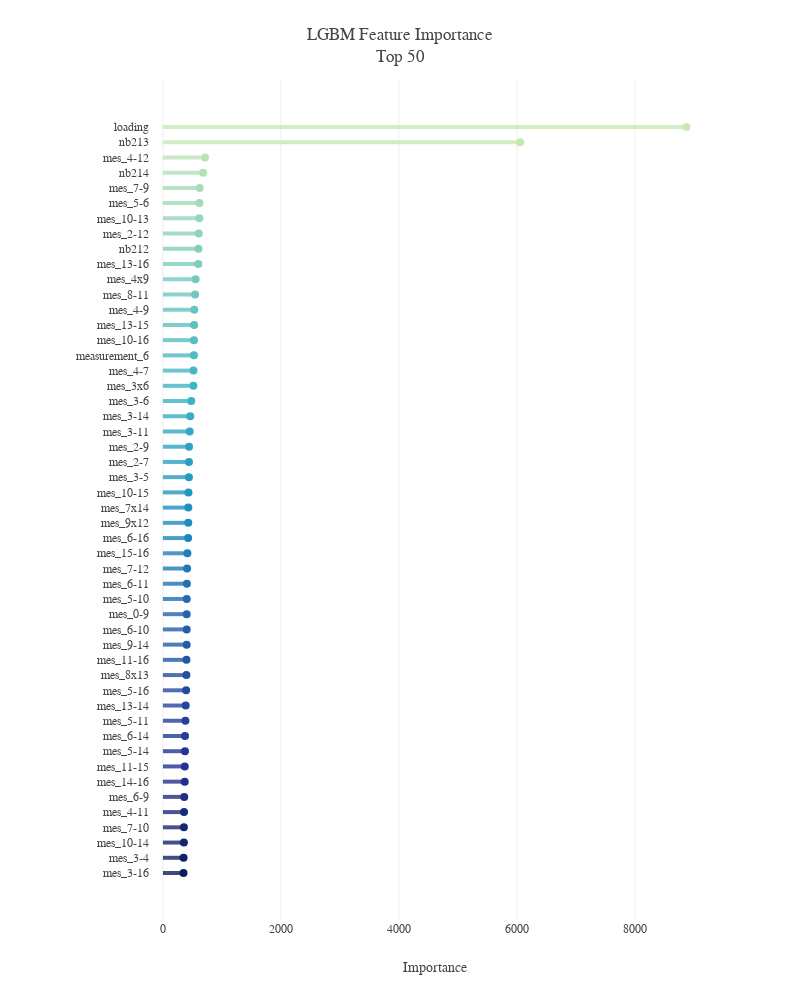

Source (notebook cell):
### Code cell
top = 50

feature_importance_df['avg'] = feature_importance_df.mean(axis=1)
feature_importance_top = feature_importance_df.avg.nlargest(top).sort_values(ascending=True)

pal=sns.color_palette("YlGnBu", 65).as_hex()
fig=go.Figure()
for i in range(len(feature_importance_top.index)):
    fig.add_shape(dict(type="line", y0=i, y1=i, x0=0, x1=feature_importance_top[i],
                       line_color=pal[::-1][i],opacity=0.8,line_width=4))

fig.add_trace(go.Scatter(x=feature_importance_top, y=feature_importance_top.index, mode='markers',
                         marker_color=pal[::-1], marker_size=8,
                         hovertemplate='%{y} Importance = %{x:.0f}<extra></extra>'))

fig.update_layout(template=plotly_template,title=f'LGBM Feature Importance<br>Top {top}',
                  margin=dict(l=150,t=80),
                  xaxis=dict(title='Importance', zeroline=False),
                  yaxis_showgrid=False, height=1000, width=800)
fig.show()

### Figure 1 — Plotly figure (JSON) as saved in the notebook; plotly's stock layout.template omitted (floating-point values rounded to 4 significant figures)
{"data": [{"hovertemplate": "%{y} Importance = %{x:.0f}<extra></extra>", "marker": {"color": ["#0b1f5e", "#0e2265", "#12256d", "#162874", "#192b7c", "#1d2e83", "#21308b", "#243392", "#253795", "#243c98", "#24419a", "#24479d", "#234c9f", "#2351a2", "#2356a4", "#225ca7", "#2260a9", "#2166ac", "#216daf", "#2073b2", "#1f7ab5", "#1f80b8", "#1e86bb", "#1d8dbe", "#1d91c0", "#2296c1", "#269bc1", "#2b9fc2", "#2fa4c2", "#34a9c3", "#39adc3", "#3db2c4", "#40b5c4", "#48b9c3", "#50bbc2", "#57bec1", "#5fc1c0", "#67c4be", "#6fc7bd", "#76cabc", "#7ecdbb", "#85cfba", "#8ed3ba", "#97d6b9", "#a0dab8", "#a9ddb7", "#b2e1b6", "#bbe4b5", "#c4e8b4", "#c9eab4", "#ceecb3", "#d3eeb3", "#d7efb3", "#dcf1b2", "#e1f3b2", "#e6f5b2", "#eaf7b1", "#edf8b2", "#f0f9b7", "#f2fabc", "#f4fbc1", "#f7fcc6", "#f9fdcb", "#fbfdd0", "#fdfed5"], "size": 8}, "mode": "markers", "type": "scatter", "x": [348.8, 350.0, 355.6, 356.3, 358.2, 361.2, 369.5, 370.3, 373.9, 374.7, 381.5, 386.2, 393.1, 397.8, 398.7, 402.3, 402.6, 402.8, 403.8, 406.1, 410.0, 414.8, 427.2, 429.7, 430.5, 433.1, 440.5, 441.6, 442.7, 453.5, 463.2, 479.8, 516.6, 518.0, 526.2, 526.5, 528.8, 532.1, 545.5, 553.7, 599.9, 602.4, 607.7, 617.3, 618.6, 622.8, 683.3, 713.2, 6057.0, 8876.0], "y": ["mes_3-16", "mes_3-4", "mes_10-14", "mes_7-10", "mes_4-11", "mes_6-9", "mes_14-16", "mes_11-15", "mes_5-14", "mes_6-14", "mes_5-11", "mes_13-14", "mes_5-16", "mes_8x13", "mes_11-16", "mes_9-14", "mes_6-10", "mes_0-9", "mes_5-10", "mes_6-11", "mes_7-12", "mes_15-16", "mes_6-16", "mes_9x12", "mes_7x14", "mes_10-15", "mes_3-5", "mes_2-7", "mes_2-9", "mes_3-11", "mes_3-14", "mes_3-6", "mes_3x6", "mes_4-7", "measurement_6", "mes_10-16", "mes_13-15", "mes_4-9", "mes_8-11", "mes_4x9", "mes_13-16", "nb212", "mes_2-12", "mes_10-13", "mes_5-6", "mes_7-9", "nb214", "mes_4-12", "nb213", "loading"]}], "layout": {"height": 1000, "margin": {"l": 150, "t": 80}, "shapes": [{"line": {"color": "#0b1f5e", "width": 4}, "opacity": 0.8, "type": "line", "x0": 0, "x1": 348.8, "y0": 0, "y1": 0}, {"line": {"color": "#0e2265", "width": 4}, "opacity": 0.8, "type": "line", "x0": 0, "x1": 350.0, "y0": 1, "y1": 1}, {"line": {"color": "#12256d", "width": 4}, "opacity": 0.8, "type": "line", "x0": 0, "x1": 355.6, "y0": 2, "y1": 2}, {"line": {"color": "#162874", "width": 4}, "opacity": 0.8, "type": "line", "x0": 0, "x1": 356.3, "y0": 3, "y1": 3}, {"line": {"color": "#192b7c", "width": 4}, "opacity": 0.8, "type": "line", "x0": 0, "x1": 358.2, "y0": 4, "y1": 4}, {"line": {"color": "#1d2e83", "width": 4}, "opacity": 0.8, "type": "line", "x0": 0, "x1": 361.2, "y0": 5, "y1": 5}, {"line": {"color": "#21308b", "width": 4}, "opacity": 0.8, "type": "line", "x0": 0, "x1": 369.5, "y0": 6, "y1": 6}, {"line": {"color": "#243392", "width": 4}, "opacity": 0.8, "type": "line", "x0": 0, "x1": 370.3, "y0": 7, "y1": 7}, {"line": {"color": "#253795", "width": 4}, "opacity": 0.8, "type": "line", "x0": 0, "x1": 373.9, "y0": 8, "y1": 8}, {"line": {"color": "#243c98", "width": 4}, "opacity": 0.8, "type": "line", "x0": 0, "x1": 374.7, "y0": 9, "y1": 9}, {"line": {"color": "#24419a", "width": 4}, "opacity": 0.8, "type": "line", "x0": 0, "x1": 381.5, "y0": 10, "y1": 10}, {"line": {"color": "#24479d", "width": 4}, "opacity": 0.8, "type": "line", "x0": 0, "x1": 386.2, "y0": 11, "y1": 11}, {"line": {"color": "#234c9f", "width": 4}, "opacity": 0.8, "type": "line", "x0": 0, "x1": 393.1, "y0": 12, "y1": 12}, {"line": {"color": "#2351a2", "width": 4}, "opacity": 0.8, "type": "line", "x0": 0, "x1": 397.8, "y0": 13, "y1": 13}, {"line": {"color": "#2356a4", "width": 4}, "opacity": 0.8, "type": "line", "x0": 0, "x1": 398.7, "y0": 14, "y1": 14}, {"line": {"color": "#225ca7", "width": 4}, "opacity": 0.8, "type": "line", "x0": 0, "x1": 402.3, "y0": 15, "y1": 15}, {"line": {"color": "#2260a9", "width": 4}, "opacity": 0.8, "type": "line", "x0": 0, "x1": 402.6, "y0": 16, "y1": 16}, {"line": {"color": "#2166ac", "width": 4}, "opacity": 0.8, "type": "line", "x0": 0, "x1": 402.8, "y0": 17, "y1": 17}, {"line": {"color": "#216daf", "width": 4}, "opacity": 0.8, "type": "line", "x0": 0, "x1": 403.8, "y0": 18, "y1": 18}, {"line": {"color": "#2073b2", "width": 4}, "opacity": 0.8, "type": "line", "x0": 0, "x1": 406.1, "y0": 19, "y1": 19}, {"line": {"color": "#1f7ab5", "width": 4}, "opacity": 0.8, "type": "line", "x0": 0, "x1": 410.0, "y0": 20, "y1": 20}, {"line": {"color": "#1f80b8", "width": 4}, "opacity": 0.8, "type": "line", "x0": 0, "x1": 414.8, "y0": 21, "y1": 21}, {"line": {"color": "#1e86bb", "width": 4}, "opacity": 0.8, "type": "line", "x0": 0, "x1": 427.2, "y0": 22, "y1": 22}, {"line": {"color": "#1d8dbe", "width": 4}, "opacity": 0.8, "type": "line", "x0": 0, "x1": 429.7, "y0": 23, "y1": 23}, {"line": {"color": "#1d91c0", "width": 4}, "opacity": 0.8, "type": "line", "x0": 0, "x1": 430.5, "y0": 24, "y1": 24}, {"line": {"color": "#2296c1", "width": 4}, "opacity": 0.8, "type": "line", "x0": 0, "x1": 433.1, "y0": 25, "y1": 25}, {"line": {"color": "#269bc1", "width": 4}, "opacity": 0.8, "type": "line", "x0": 0, "x1": 440.5, "y0": 26, "y1": 26}, {"line": {"color": "#2b9fc2", "width": 4}, "opacity": 0.8, "type": "line", "x0": 0, "x1": 441.6, "y0": 27, "y1": 27}, {"line": {"color": "#2fa4c2", "width": 4}, "opacity": 0.8, "type": "line", "x0": 0, "x1": 442.7, "y0": 28, "y1": 28}, {"line": {"color": "#34a9c3", "width": 4}, "opacity": 0.8, "type": "line", "x0": 0, "x1": 453.5, "y0": 29, "y1": 29}, {"line": {"color": "#39adc3", "width": 4}, "opacity": 0.8, "type": "line", "x0": 0, "x1": 463.2, "y0": 30, "y1": 30}, {"line": {"color": "#3db2c4", "width": 4}, "opacity": 0.8, "type": "line", "x0": 0, "x1": 479.8, "y0": 31, "y1": 31}, {"line": {"color": "#40b5c4", "width": 4}, "opacity": 0.8, "type": "line", "x0": 0, "x1": 516.6, "y0": 32, "y1": 32}, {"line": {"color": "#48b9c3", "width": 4}, "opacity": 0.8, "type": "line", "x0": 0, "x1": 518.0, "y0": 33, "y1": 33}, {"line": {"color": "#50bbc2", "width": 4}, "opacity": 0.8, "type": "line", "x0": 0, "x1": 526.2, "y0": 34, "y1": 34}, {"line": {"color": "#57bec1", "width": 4}, "opacity": 0.8, "type": "line", "x0": 0, "x1": 526.5, "y0": 35, "y1": 35}, {"line": {"color": "#5fc1c0", "width": 4}, "opacity": 0.8, "type": "line", "x0": 0, "x1": 528.8, "y0": 36, "y1": 36}, {"line": {"color": "#67c4be", "width": 4}, "opacity": 0.8, "type": "line", "x0": 0, "x1": 532.1, "y0": 37, "y1": 37}, {"line": {"color": "#6fc7bd", "width": 4}, "opacity": 0.8, "type": "line", "x0": 0, "x1": 545.5, "y0": 38, "y1": 38}, {"line": {"color": "#76cabc", "width": 4}, "opacity": 0.8, "type": "line", "x0": 0, "x1": 553.7, "y0": 39, "y1": 39}, {"line": {"color": "#7ecdbb", "width": 4}, "opacity": 0.8, "type": "line", "x0": 0, "x1": 599.9, "y0": 40, "y1": 40}, {"line": {"color": "#85cfba", "width": 4}, "opacity": 0.8, "type": "line", "x0": 0, "x1": 602.4, "y0": 41, "y1": 41}, {"line": {"color": "#8ed3ba", "width": 4}, "opacity": 0.8, "type": "line", "x0": 0, "x1": 607.7, "y0": 42, "y1": 42}, {"line": {"color": "#97d6b9", "width": 4}, "opacity": 0.8, "type": "line", "x0": 0, "x1": 617.3, "y0": 43, "y1": 43}, {"line": {"color": "#a0dab8", "width": 4}, "opacity": 0.8, "type": "line", "x0": 0, "x1": 618.6, "y0": 44, "y1": 44}, {"line": {"color": "#a9ddb7", "width": 4}, "opacity": 0.8, "type": "line", "x0": 0, "x1": 622.8, "y0": 45, "y1": 45}, {"line": {"color": "#b2e1b6", "width": 4}, "opacity": 0.8, "type": "line", "x0": 0, "x1": 683.3, "y0": 46, "y1": 46}, {"line": {"color": "#bbe4b5", "width": 4}, "opacity": 0.8, "type": "line", "x0": 0, "x1": 713.2, "y0": 47, "y1": 47}, {"line": {"color": "#c4e8b4", "width": 4}, "opacity": 0.8, "type": "line", "x0": 0, "x1": 6057.0, "y0": 48, "y1": 48}, {"line": {"color": "#c9eab4", "width": 4}, "opacity": 0.8, "type": "line", "x0": 0, "x1": 8876.0, "y0": 49, "y1": 49}], "title": {"text": "LGBM Feature Importance<br>Top 50"}, "width": 800, "xaxis": {"title": {"text": "Importance"}, "zeroline": false}, "yaxis": {"showgrid": false}}}
